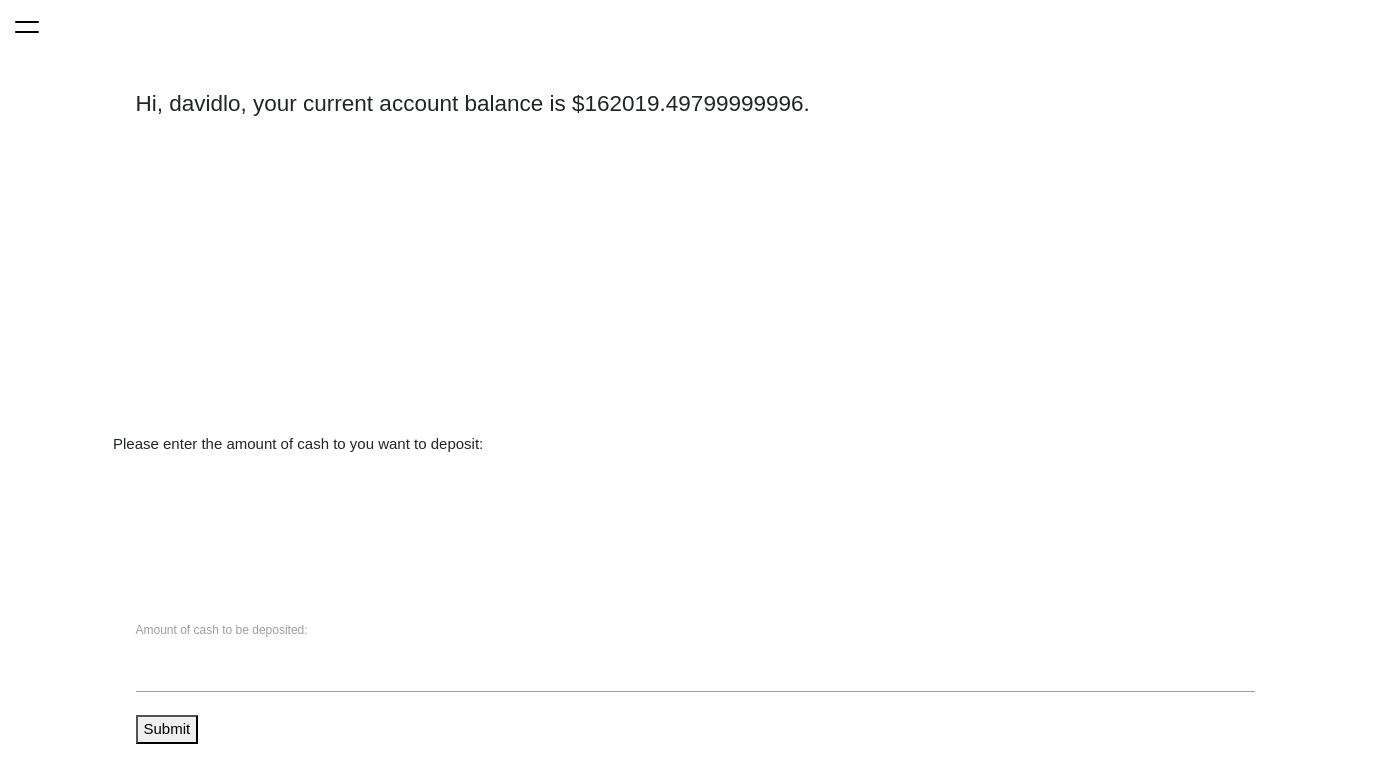
The page /trader/deposit-cash/ (signed in) on the database as committed earlier.
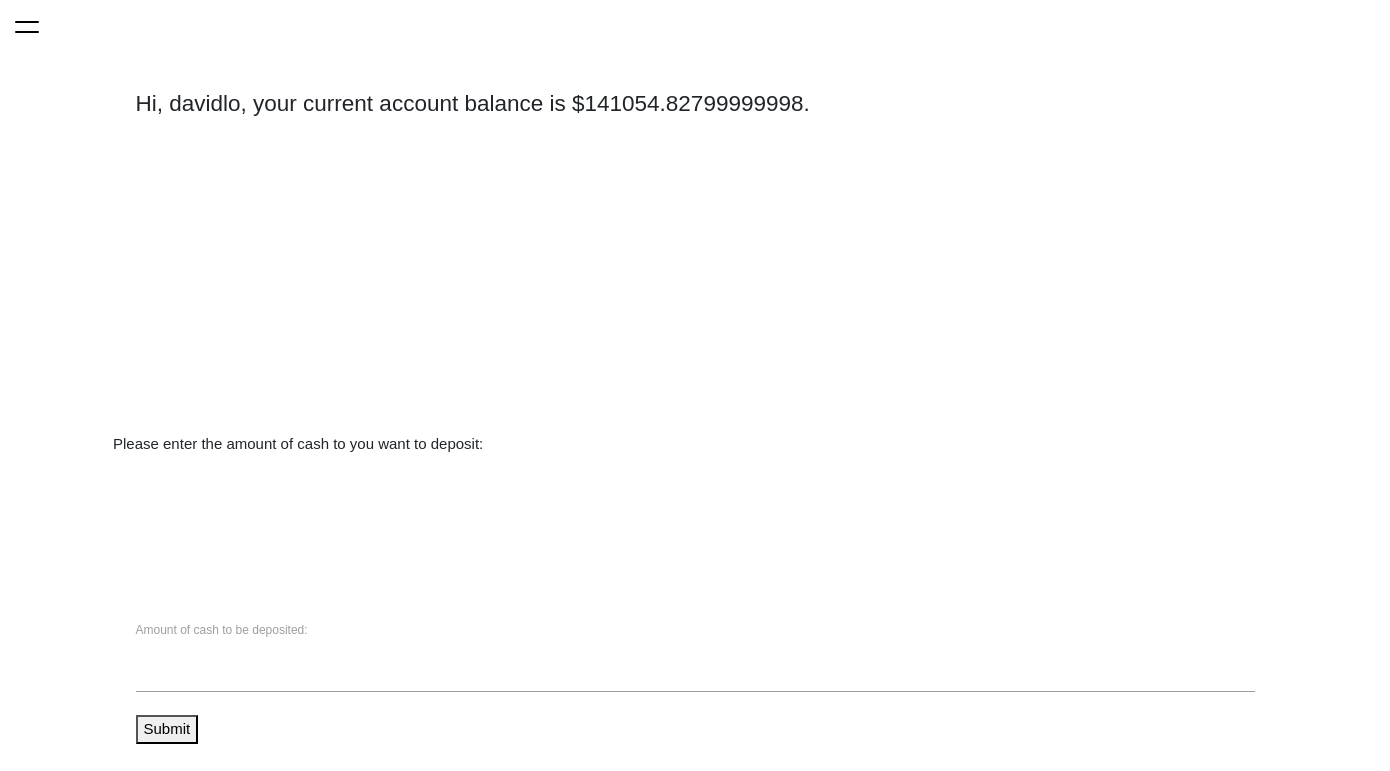
The same page on the database as committed later.
### trader/models.py (models this page shows, shortened)
class Cash(models.Model):
    user = models.ForeignKey(User, on_delete=models.CASCADE)
    cash = models.FloatField(default=0)
    updated = models.DateTimeField(blank=True, null=True)
    def __float__(self):
        return self.cash

### trader/views.py (the view)
# urls.py: path('deposit-cash/', views.depositcash, name='deposit-cash'),
@login_required
def depositcash(request):
    page_title = 'Form for depositing cash'
    cash = float(Cash.objects.get(user=request.user))
    username = request.user
    form = DepositCashForm()
    context = {
        'cash': cash,
        'username': username,
        'form': form,
        'action': 'deposit',
        'resource': 'deposit-preview',
        'page_title': page_title,
    }
    return render(request, 'cash-action.html', context)

### trader/forms.py
class DepositCashForm(forms.Form):
    cash = forms.FloatField(label='Amount of cash to be deposited')
    tx_time = forms.DateField(widget=forms.HiddenInput(), required=False)

### trader/templates/cash-action.html (shortened to what this page needs)
{% extends "base.html" %}
{% block content %}
    <h4 class="m-4">Hi, {{ user.get_username }}, your current account balance is ${{ cash }}.</h4>
    <p>Please enter the amount of cash to you want to {{ action }}:</p>
    <form class="m-4" action="{% url resource %}" method="POST">
        {{ form.as_p }}
        <button type="submit">Submit</button>
    </form>
{% endblock %}

Rows that differ between the two databases and show on the page:
changed Cash: cash "162019.49799999996" → "141054.82799999998"
